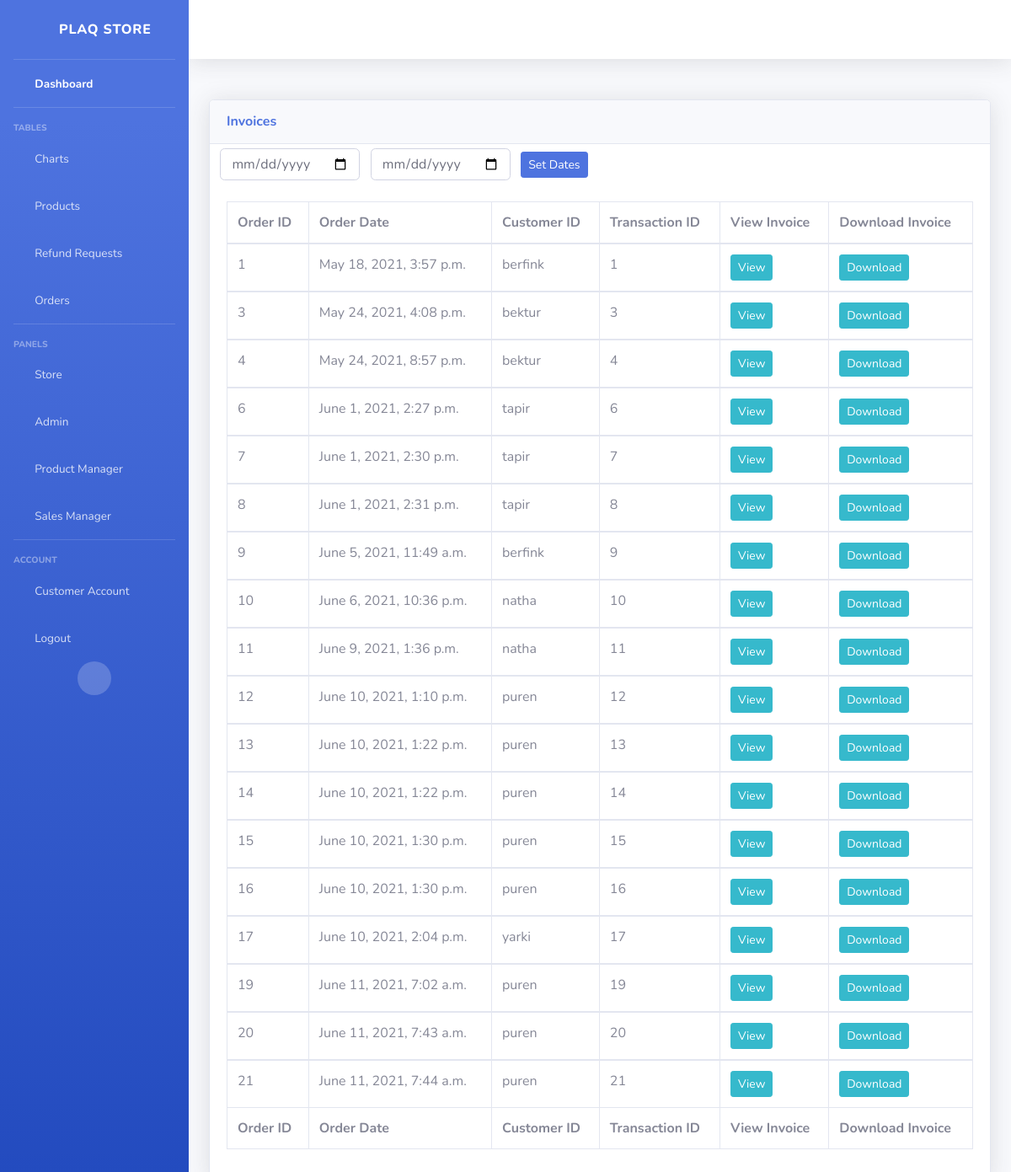
/sales-orders/ (signed in), run on an earlier commit of the app's database.
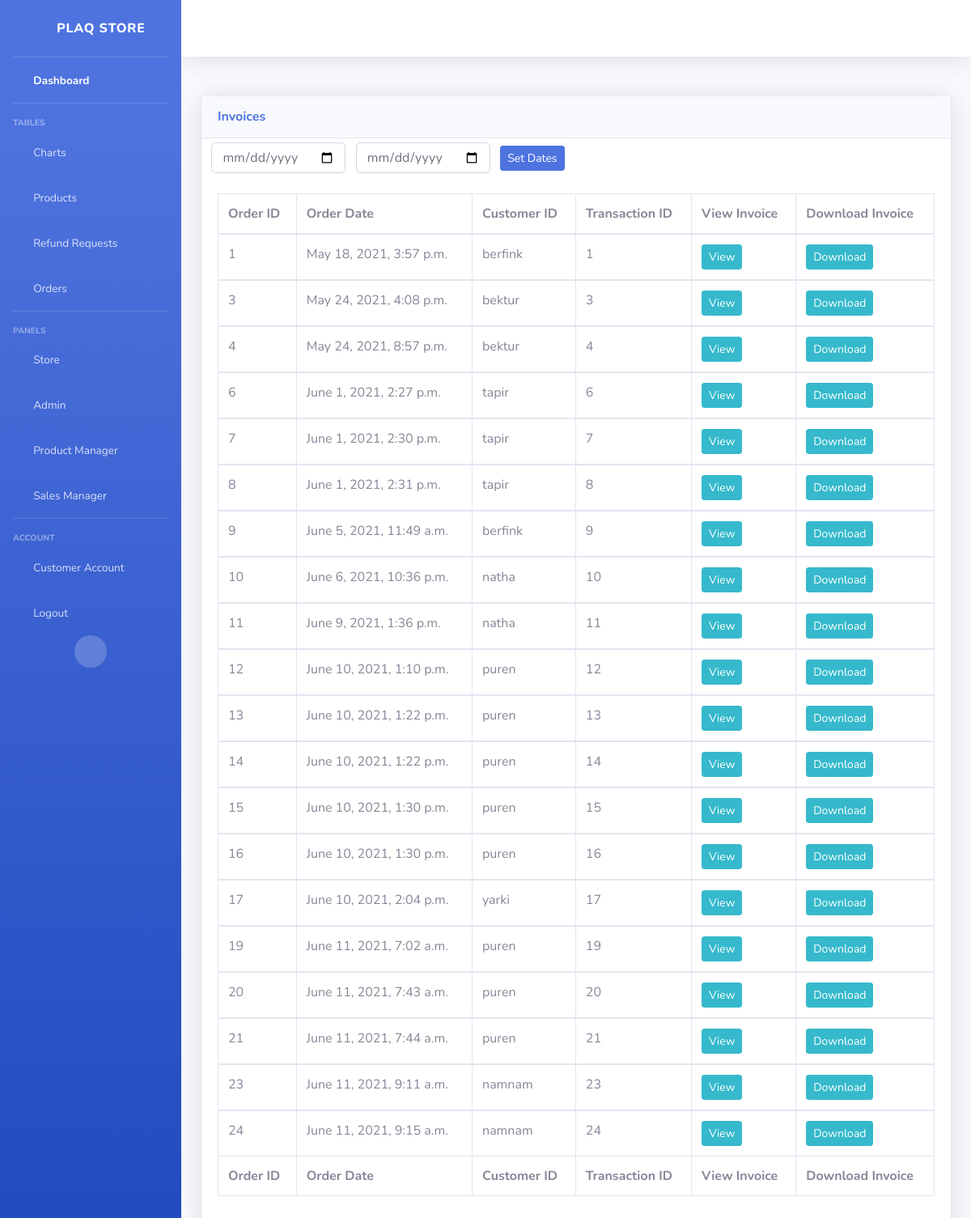
And on a later commit of the database.
### store/models.py (models this page shows, shortened)
class Order(models.Model):
    customer = models.ForeignKey(User, on_delete=models.SET_NULL, blank=True, null=True)
    order_date = models.DateTimeField(auto_now_add=True)
    isComplete = models.BooleanField(default=False, null=True)
    transaction_id = models.CharField(max_length=200, blank=False)
    class Status(models.IntegerChoices):
        PROCESSING = 1
        INTRANSIT = 2
        DELIVERED = 3
    status = models.IntegerField(choices=Status.choices, default=1)

### mysite/decorators.py (the view)
    def wrapper_func(request, *args, **kwargs):
        group_list = []
        user = request.user
        for groups in user.groups.all():
            group_list.append(groups.name)
        if 'sales manager' in group_list:
            return view_func(request, *args, **kwargs)
        else:
            return redirect('store')

### sales_manager/views.py (called while the page is built)
@sales_manager
def orders(request):
    orders = Order.objects.filter(isComplete=True)
    addresses = ShippingAdress.objects.all()
    context={'orders':orders, 'addresses':addresses}
    return render(request, "sales_manager/orders.html", context)

### sales_manager/templates/sales_manager/orders.html (shortened to what this page needs)
{% include 'sales_manager/sales_manager_base.html' %}
{% load static %}
{%block content%}
<div class="card shadow mb-4">
    <div class="card-header py-3">
        <h6 class="m-0 font-weight-bold text-primary">Invoices</h6>
    </div>
    <form class="form-inline" action="/invoice-dates/" method='POST'>
        <div class="form-group ">
            <br>
            <input class="form-control" size=10 name="start-date" placeholder="Start Date" type = "date" href=""  > &nbsp&nbsp&nbsp
            <input class="form-control" size=10 name="end-date" placeholder="End Date" type = "date" href=""  > &nbsp&nbsp&nbsp
            <button data- type="submit" class="btn btn-sm btn-primary" href="">Set Dates </button>
        </div>
    </form>
    <div class="card-body">
        <div class="table-responsive">
            <table class="table table-bordered" id="dataTable" width="100%" cellspacing="0">
                <thead>
                    <tr>
                        <th>Order ID</th>
                        <th>Order Date</th>
                        <th>Customer ID</th>
                        <th>Transaction ID</th>
                        <th>View Invoice</th>
                        <th>Download Invoice</th>
                    </tr>
                </thead>
                <tfoot>
                    <tr>
                        <th>Order ID</th>
                        <th>Order Date</th>
                        <th>Customer ID</th>
                        <th>Transaction ID</th>
                        <th>View Invoice</th>
                        <th>Download Invoice</th>
                    </tr>
                </tfoot>
                {% for order in orders %}
                <tbody>
                    <tr>
                        <td>{{order.id}}</td>
                        <td>{{order.order_date}}</td>
                        <td>{{order.customer}}</td>
                        <td>{{order.id}}</td>
                        <td>
                            <a class="btn btn-sm btn-info" href="{% url 'view-pdf' order.id %}" target="_blank">View</a>
                        </td>
                        <td>
                            <a class="btn btn-sm btn-info" href="{% url 'download-pdf' order.id %}" target="_blank">Download</a>
                        </td>
                    </tr>
                    {% endfor %}
                </tbody>
            </table>
        </div>
    </div>
</div>
{%endblock content %}

### sales_manager/templates/sales_manager/sales_manager_base.html (shortened to what the changed rows need)
<!DOCTYPE html>
<html lang="en">
{%load static %}
<head>
    <link href="{% static 'vendor/fontawesome-free/css/all.min.css' %}" rel="stylesheet" type="text/css">
    <link href="{% static 'css/sb-admin-2.min.css' %}" rel="stylesheet">
</head>
<body id="page-top">
    <div id="wrapper">
        <ul class="navbar-nav bg-gradient-primary sidebar sidebar-dark accordion" id="accordionSidebar">
            {% for group in user.groups.all %}
                {% if group.name == 'product manager' %}
                    <li class="nav-item">
                        <a class="nav-link" href="/product-manager">
                            <i class="fas fa-fw fa-box-open"></i>
                            <span>Product Manager</span></a>
                    </li>
                {%elif group.name == 'sales manager' %}
                    <li class="nav-item">
                        <a class="nav-link" href="/sales-manager">
                            <i class="fas fa-fw fa-cash-register"></i>
                            <span>Sales Manager</span></a>
                    </li>
                {%endif%}
            {%endfor%}
        </ul>
</body>
</html>

What changed in the data, as far as the page shows it:
added Order: id "23", order_date "June 11, 2021, 9:11 a.m.", customer "namnam"
added Order: id "24", order_date "June 11, 2021, 9:15 a.m.", customer "namnam"
